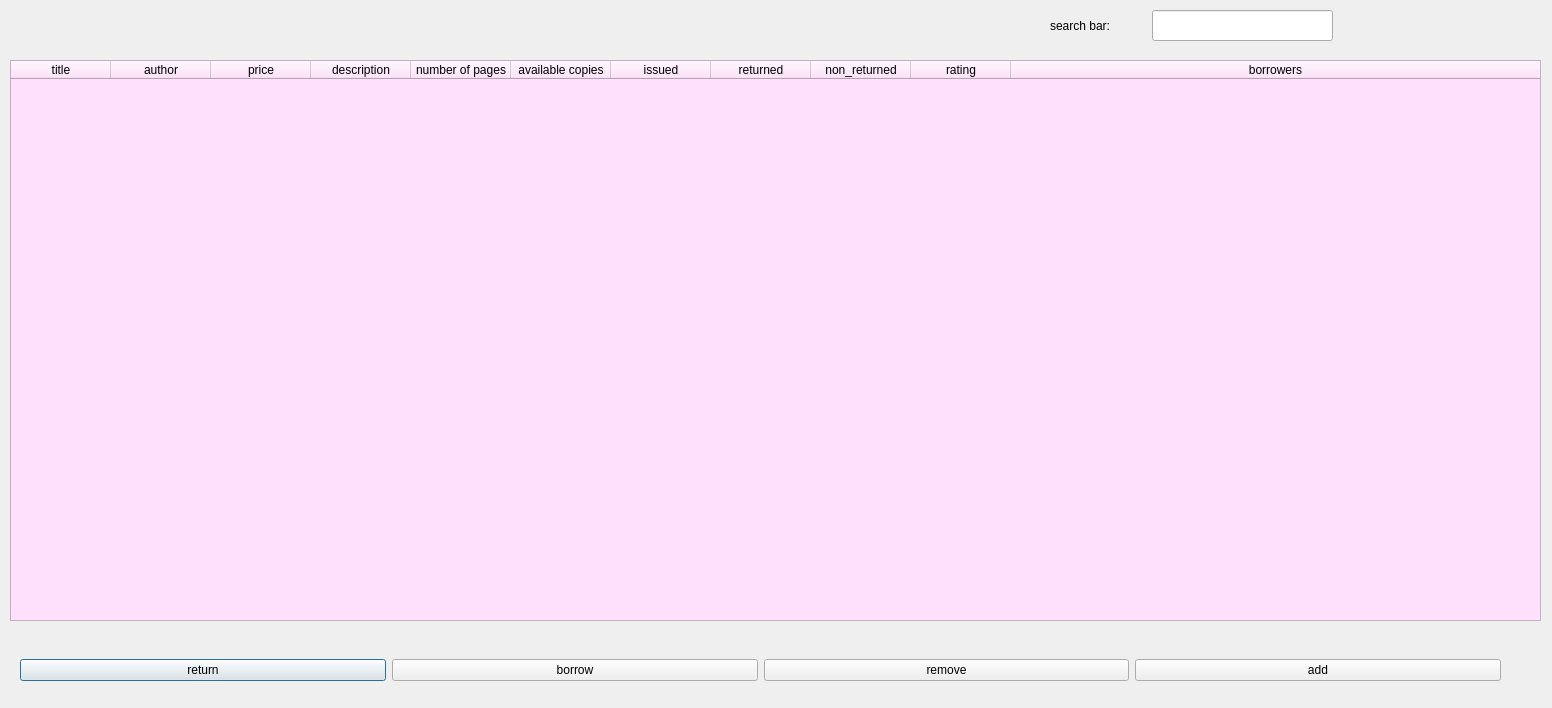
<?xml version="1.0" encoding="UTF-8"?>
<ui version="4.0">
 <class>table_magazines</class>
 <widget class="QDialog" name="table_magazines">
  <property name="geometry">
   <rect>
    <x>0</x>
    <y>0</y>
    <width>1552</width>
    <height>708</height>
   </rect>
  </property>
  <property name="windowTitle">
   <string>Dialog</string>
  </property>
  <widget class="QTableWidget" name="tableWidget">
   <property name="geometry">
    <rect>
     <x>10</x>
     <y>60</y>
     <width>1531</width>
     <height>561</height>
    </rect>
   </property>
   <property name="styleSheet">
    <string notr="true">background-color: rgb(255, 224, 252);</string>
   </property>
   <attribute name="horizontalHeaderStretchLastSection">
    <bool>true</bool>
   </attribute>
   <column>
    <property name="text">
     <string>title</string>
    </property>
   </column>
   <column>
    <property name="text">
     <string>author</string>
    </property>
   </column>
   <column>
    <property name="text">
     <string>price</string>
    </property>
   </column>
   <column>
    <property name="text">
     <string>description</string>
    </property>
   </column>
   <column>
    <property name="text">
     <string>number of pages</string>
    </property>
   </column>
   <column>
    <property name="text">
     <string>available copies</string>
    </property>
   </column>
   <column>
    <property name="text">
     <string>issued</string>
    </property>
   </column>
   <column>
    <property name="text">
     <string>returned</string>
    </property>
   </column>
   <column>
    <property name="text">
     <string>non_returned</string>
    </property>
   </column>
   <column>
    <property name="text">
     <string>rating</string>
    </property>
   </column>
   <column>
    <property name="text">
     <string>borrowers</string>
    </property>
   </column>
  </widget>
  <widget class="QWidget" name="layoutWidget">
   <property name="geometry">
    <rect>
     <x>20</x>
     <y>630</y>
     <width>1481</width>
     <height>81</height>
    </rect>
   </property>
   <layout class="QHBoxLayout" name="horizontalLayout">
    <item>
     <widget class="QPushButton" name="returm">
      <property name="text">
       <string>return</string>
      </property>
     </widget>
    </item>
    <item>
     <widget class="QPushButton" name="borrow">
      <property name="text">
       <string>borrow</string>
      </property>
     </widget>
    </item>
    <item>
     <widget class="QPushButton" name="remove">
      <property name="text">
       <string>remove</string>
      </property>
     </widget>
    </item>
    <item>
     <widget class="QPushButton" name="add">
      <property name="text">
       <string>add</string>
      </property>
     </widget>
    </item>
   </layout>
  </widget>
  <widget class="QLineEdit" name="search_bar">
   <property name="geometry">
    <rect>
     <x>1152</x>
     <y>10</y>
     <width>181</width>
     <height>31</height>
    </rect>
   </property>
  </widget>
  <widget class="QLabel" name="label">
   <property name="geometry">
    <rect>
     <x>1050</x>
     <y>10</y>
     <width>101</width>
     <height>31</height>
    </rect>
   </property>
   <property name="text">
    <string>search bar:</string>
   </property>
  </widget>
 </widget>
 <resources/>
 <connections/>
</ui>
